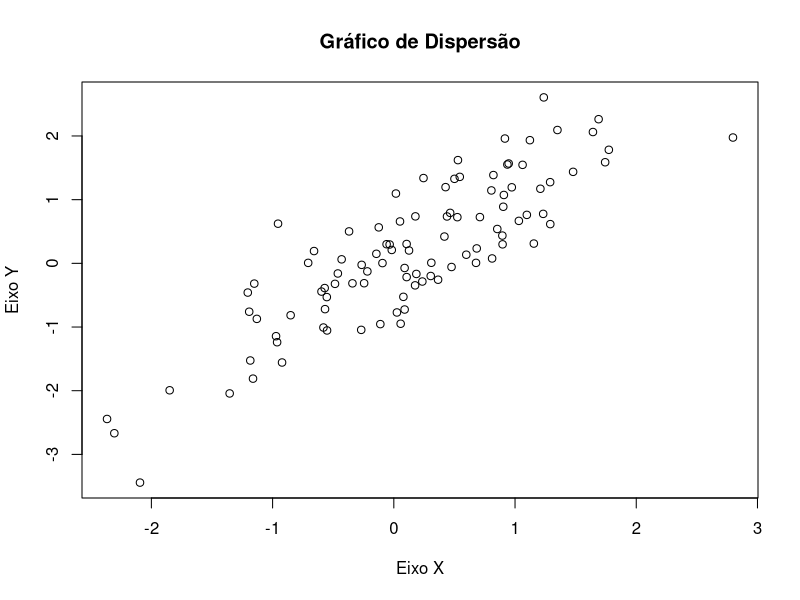
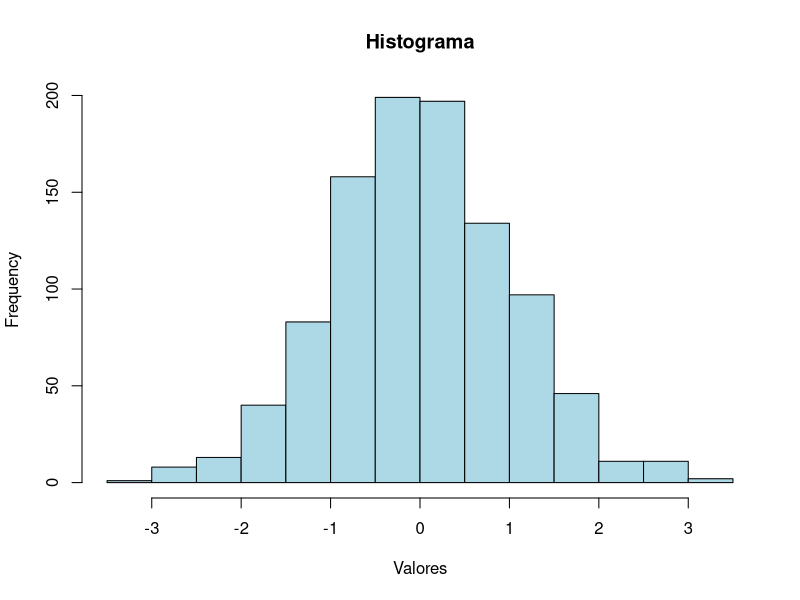
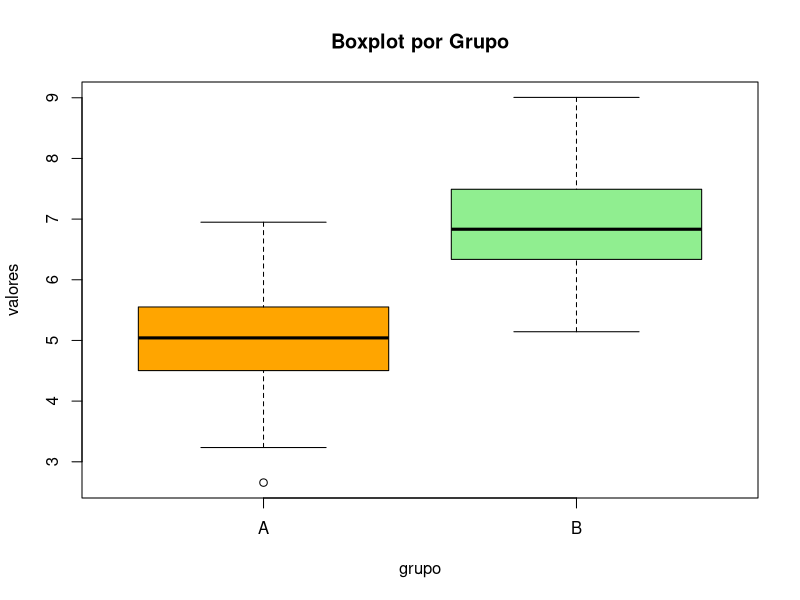
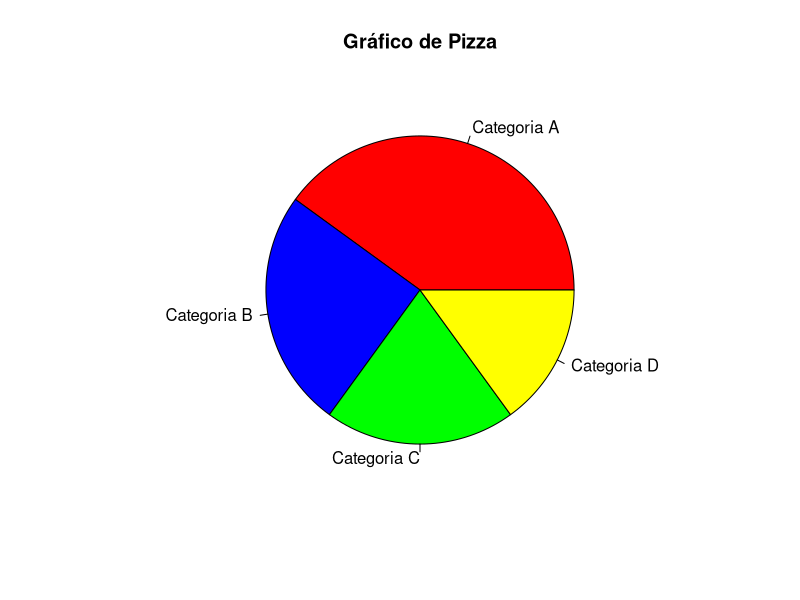
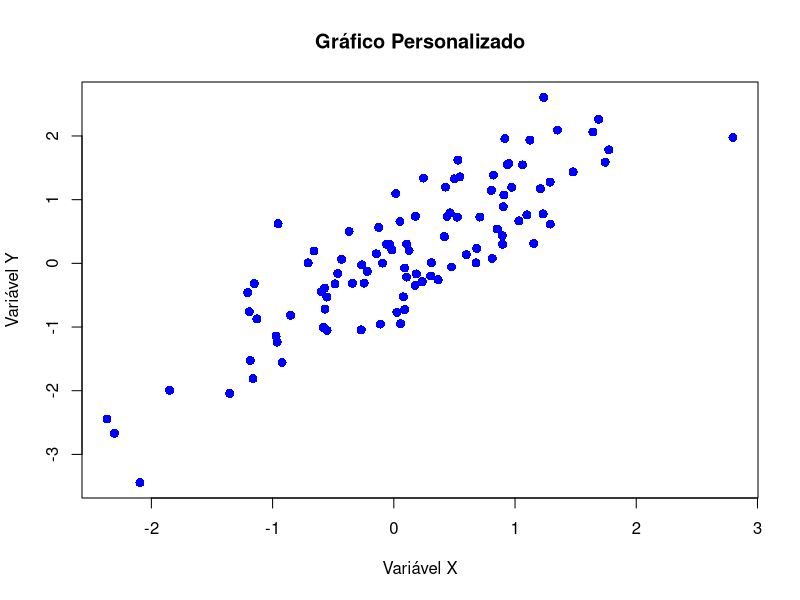

R code for these plots, in order:
## ---- chunk 1
# Criando vetores de diferentes tipos
vetor_numerico <- c(1, 2, 3, 4, 5)
vetor_caractere <- c("Maçã", "Banana", "Laranja", "Goiaba")
vetor_logico <- c(TRUE, FALSE, TRUE)

# Visualizando os vetores
print(vetor_numerico)
print(vetor_caractere)
print(vetor_logico)

# Comprimento do vetor
length(vetor_numerico)

## ---- chunk 2

# Acessando o primeiro elemento do vetor
vetor_caractere[1]

# Acessando os 3 primeiros elementos
vetor_caractere[1:3]

# Acessando uma lista de elementos
vetor_caractere[c(1,4)]

## ---- chunk 3
a <- seq(from=1, to=6)
b <- seq(from=1, to=10)

# Criando matrizes 
A <- matrix(a, nrow = 2, ncol = 3, byrow = TRUE) 
print(A)

# Dimensão da Matrix
dim(A)

B <- matrix(b, nrow = 5, ncol = 2, byrow = FALSE)
print(B)

# Dimensão da Matrix
dim(B)

# Acessando a segunda Coluna de B
print(B[, 2])

# Acessando a primeira linha de A
print(A[1,])

## ---- chunk 4
# Criando um array 3x3x2
meu_array <- array(data = 1:18, dim = c(3, 3, 2))

# Visualizando o array
print(meu_array)
## ---- chunk 5
# Acessar o elemento na posição [1, 2, 1]
meu_array[1, 2, 1]

# Acessar a segunda camada inteira
meu_array[, , 2]

## ---- chunk 6
# Criando um dataframe
meu_dataframe <- data.frame(
  Nome = c("João", "Ana", "Carlos"),
  Idade = c(25, 30, 22),
  Altura = c(1.75, 1.68, 1.80)
)

# Visualizando o dataframe
print(meu_dataframe)

## ---- chunk 7
# Acessar a coluna "Idade"
meu_dataframe$Idade

# Acessar a primeira linha
meu_dataframe[1, ]

# Acessar um elemento específico (linha 2, coluna 3)
meu_dataframe[2, 3]

## ---- chunk 8
# Adicionar uma nova coluna
meu_dataframe$Peso <- c(70, 60, 80)

print(meu_dataframe)

# Remover a coluna "Peso"
meu_dataframe$Peso <- NULL

print(meu_dataframe)


## ---- chunk 9
# Criando uma lista
minha_lista <- list(
  numeros = c(1, 2, 3),
  nomes = c("Alice", "Bob", "Carol"),
  dataframe = meu_dataframe
)

# Visualizando a lista
print(minha_lista)

## ---- chunk 10
# Acessar o primeiro elemento
minha_lista[[1]]

# Acessar pelo nome
minha_lista$numeros

# Acessar elementos dentro de um dataframe armazenado
minha_lista$dataframe$Idade

## ---- chunk 11
# Função simples para calcular a soma de dois números
soma <- function(x, y) {
  resultado <- x + y
  return(resultado)
}

# Usando a função
soma(2, 3)  # Resultado: 5

## ---- chunk 12
# Funções básicas
sqrt(16)      # Raiz quadrada: 4
log(10)       # Logaritmo natural
round(3.1415, 2)  # Arredondar para 2 casas decimais: 3.14

## ---- chunk 13
# Conjunto de dados
dados <- c(1, 2, 3, 4, 5)

# Estatísticas básicas
mean(dados)   # Média: 3
median(dados) # Mediana: 3
sd(dados)     # Desvio padrão

## ---- chunk 14
# Manipulando texto
texto <- "Programar no R é divertido!"
nchar(texto)       # Número de caracteres: 27
toupper(texto)     # Tudo maiúsculo
tolower(texto)     # Tudo minúsculo

## ---- chunk 15
# Função quadrado (1 argumento)
quadrado <- function(x) {
  return(x^2)
}

quadrado(4)
## ---- chunk 16

# Calcula o volume de um cilindro (2 argumentos)
volume_cilindro <- function(raio, altura) {
  volume <- pi * raio^2 * altura
  return(volume)
}

# Usando a função com os argumentos
volume_cilindro(raio = 3, altura = 5)  # Resultado: 141.37

# ou usando a função pela ordem dos argumentos
volume_cilindro(3, 5)  # Resultado: 141.37

## ---- chunk 17
# Exemplo de gráfico de dispersão
x <- rnorm(100)
y <- x + rnorm(100, sd = 0.5)
plot(x, y, main = "Gráfico de Dispersão", xlab = "Eixo X", ylab = "Eixo Y")

## ---- chunk 18
# Exemplo de histograma
dados <- rnorm(1000)
hist(dados, main = "Histograma", xlab = "Valores", col = "lightblue", border = "black")

## ---- chunk 19
# Exemplo de boxplot
grupo <- factor(rep(c("A", "B"), each = 50))
valores <- c(rnorm(50, mean = 5), rnorm(50, mean = 7))
boxplot(valores ~ grupo, main = "Boxplot por Grupo", col = c("orange", "lightgreen"))

## ---- chunk 20
# Exemplo de gráfico de pizza
valores <- c(40, 25, 20, 15)
categorias <- c("Categoria A", "Categoria B", "Categoria C", "Categoria D")
pie(valores, labels = categorias, 
    main = "Gráfico de Pizza", 
    col = c("red", "blue", "green", "yellow"))

## ---- chunk 21
plot(x, y, 
     main = "Gráfico Personalizado",
     xlab = "Variável X", 
     ylab = "Variável Y", 
     col = "blue", 
     pch = 16, 
     cex = 1.2)

